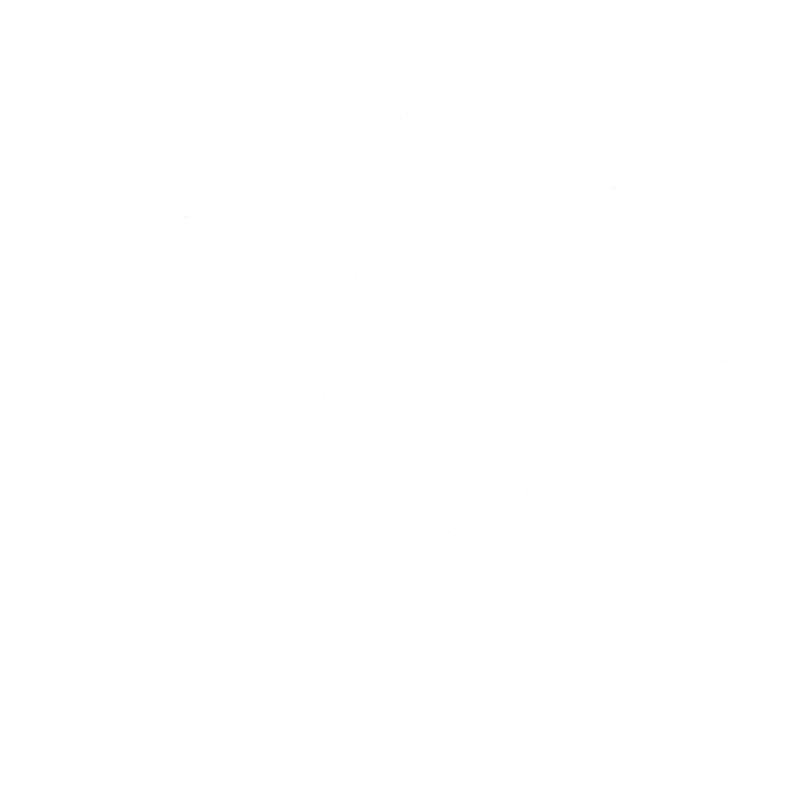
Frame 1 (no input)
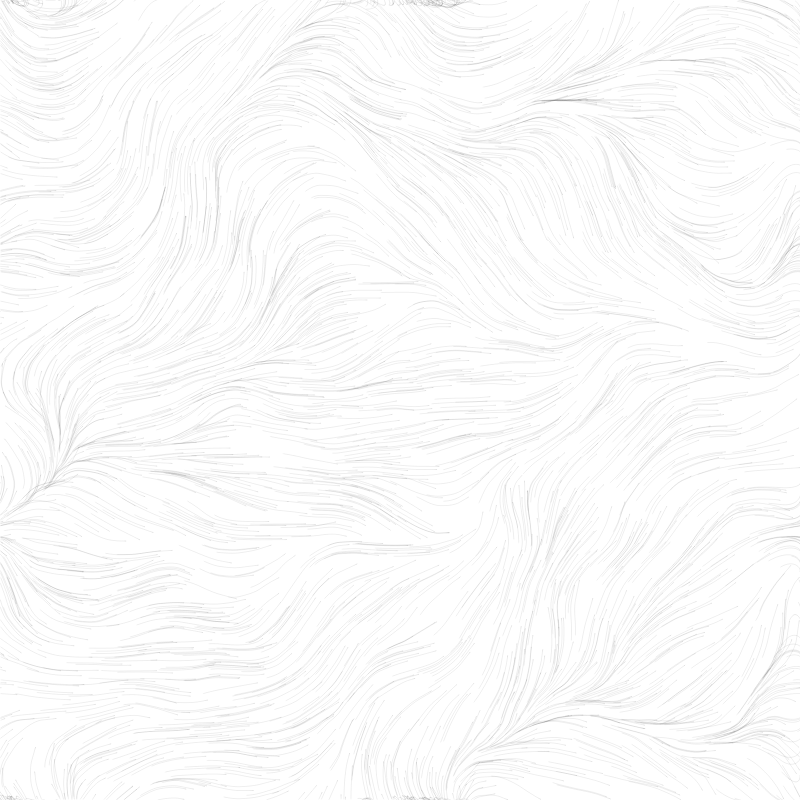
Frame 60 (no input)
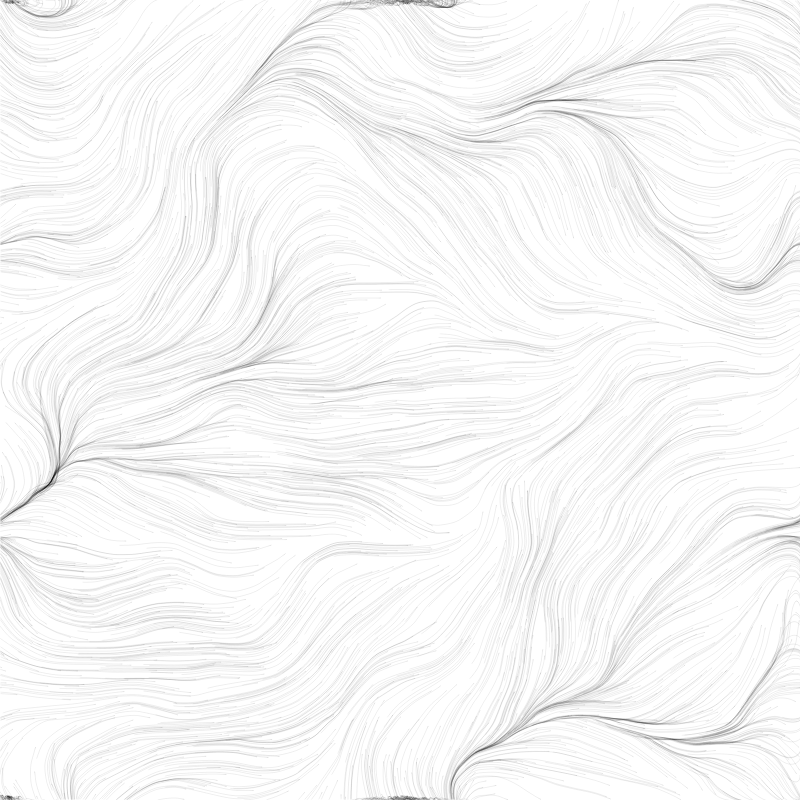
Frame 120 (the mouse pressed at the canvas centre since frame 60)

The p5.js sketch that drew these frames (run headless with seeded random() and noise() and a simulated clock; from frame 60 on, the mouse is pressed at the canvas centre):

// p5.js sketch
// ── sketch.js
let inc = 0.1;
let scl = 20;
let cols, rows;
let zOff = 0;

let particles = [];
let PARTICLE_COUNT = 3000;

let flowfield = [];

function setup() {
  createCanvas(800, 800);
  background(255);
  cols = floor(width / scl);
  rows = floor(height / scl);

  flowfield = new Array(cols * rows);

  for (let i = 0; i < PARTICLE_COUNT; i++) {
    particles[i] = new Particle(random(width), random(height));
  }
}

function draw() {

  let yOff = 0;

  for (let y = 0; y < rows; y++) {
    let xOff = 0;
    for (let x = 0; x < cols; x++) {
      let idx = x + y * cols
      let r = noise(xOff, yOff, zOff);
      let v = p5.Vector.fromAngle(r * TWO_PI);
      v.setMag(0.1);
      flowfield[idx] = v;
      xOff += inc;
      // Draw directions
      // stroke(0, 75);
      // strokeWeight(0.5);
      // push();
      // translate(x * scl, y * scl);
      // rotate(v.heading());
      // line(0, 0, scl, 0);
      // pop();
    }
    yOff += inc;
  }
  // zOff += 0.005;

  for (let i = 0; i < particles.length; i++) {
    particles[i].follow(flowfield);
    particles[i].update();
    particles[i].show();
  }
}


function createField(rows, cols) {
  this.rows = rows;
  this.cols = cols;
}


function mousePressed() {
  noLoop();
  console.log("STOPPED");
}

function keyPressed() {
  loop();
  console.log("STARTED");
}
// ── particle.js
function Particle(x, y) {
  this.pos = createVector(x, y);
  this.vel = createVector(0, 0);
  this.acc = createVector(0, 0);
  this.maxSpeed = 1;
  this.age = 0;
  this.lifetime = random(500, 2500);

  this.prevPos = this.pos.copy();

  this.update = function updateParticle() {
    if (this.age < this.lifetime) {
      this.vel.add(this.acc);
      this.vel.limit(this.maxSpeed);
      this.prevPos = this.pos.copy();
      this.pos.add(this.vel);
      this.acc.mult(0);
      this.edges();
      this.age += 1;
    } else {
      // console.log(this.age);
      this.pos = createVector(random(width), random(height));
      this.prevPos = this.pos.copy();
      this.vel = createVector(0, 0);
      this.acc = createVector(0, 0);
      this.age = 0;
      this.lifetime = random(500, 2500);
    }
  }

  this.applyForce = function applyForceParticle(force) {
    this.acc.add(force);
  }

  this.follow = function followParticle(field) {
    let x = floor(this.pos.x / scl);
    let y = floor(this.pos.y / scl);
    let idx = x + y * cols;
    let force = field[idx];
    this.applyForce(force);
  }

  this.show = function showParticle() {
    stroke(0, 10);
    strokeWeight(1);
    // point(this.pos.x, this.pos.y);
    line(this.pos.x, this.pos.y, this.prevPos.x, this.prevPos.y);
  }

  this.edges = function() {
    if (this.pos.x > width) {
      this.pos.x = 0;
      this.prevPos = this.pos.copy();
    }
    if (this.pos.x < 0) {
      this.pos.x = width;
      this.prevPos = this.pos.copy();
    }
    if (this.pos.y > height) {
      this.pos.y = 0;
      this.prevPos = this.pos.copy();
    }
    if (this.pos.y < 0) {
      this.pos.y = height;
      this.prevPos = this.pos.copy();
    }
  }
}
